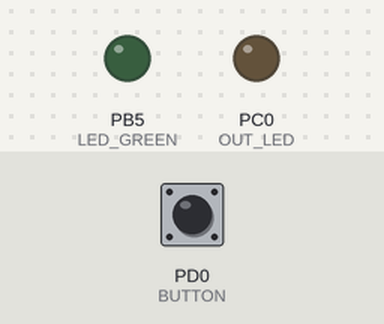
Recording of a program running on a simulated ATmega328P, built with avr-gcc and emulated at 16 MHz. Shown: output pins drawn as LEDs (lit = HIGH). The inputs (shaded band) are chosen by the test bench; at power-on: PD0 (BUTTON) HIGH.

Above: at 1.2 s.
1.3 s: PD0 (BUTTON) pulled LOW for 0.15 s
At 1.4 s:
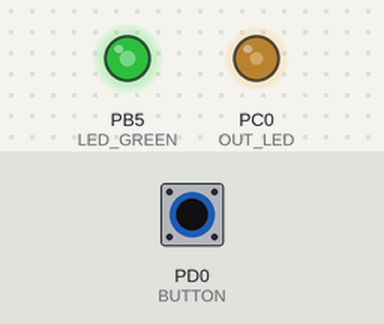
3.0 s: PD0 (BUTTON) pulled LOW for 1 s
At 3.8 s:
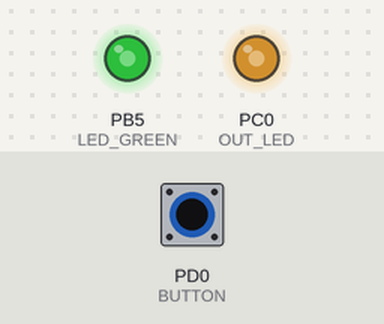
5.5 s: PD0 (BUTTON) pulled LOW for 3.2 s
At 9.6 s:
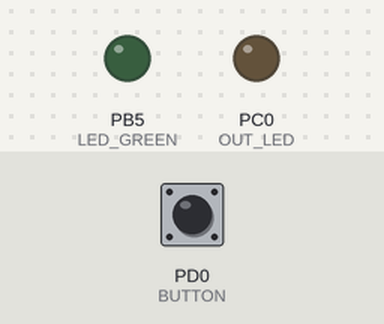
Timing chart, 0 to 11.1 s (numbered marks = the images above; inputs shaded):
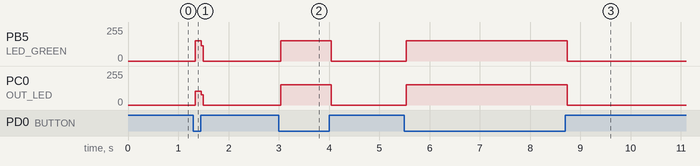

Measured:
- after the input at 1.3 s, PB5 (LED_GREEN): 0/255 → 153/255 at once, → 0/255 0.12 s later; PC0 (OUT_LED): 0/255 → 102/255 at once, → 0/255 0.12 s later
- after the input at 3.0 s, PB5 (LED_GREEN), PC0 (OUT_LED): 0/255 → 153/255 at once, → 0/255 1.0 s later
- after the input at 5.5 s, PB5 (LED_GREEN), PC0 (OUT_LED): 0/255 → 153/255 at once, → 0/255 3.2 s later

The program:

main.c
```c
// (licence header left out)
/* Defines -----------------------------------------------------------*/
#define LED_GREEN   PB5     // AVR pin where green LED is connected
#define BLINK_DELAY 500
#define OUT_LED     PC0     // external led
#define BUTTON		PD0     // external button
#ifndef F_CPU
# define F_CPU 16000000     // CPU frequency in Hz required for delay
#endif

/* Includes ----------------------------------------------------------*/
#include <util/delay.h>     // Functions for busy-wait delay loops
#include <avr/io.h>         // AVR device-specific IO definitions
#include <avr/sfr_defs.h>
/* Functions ---------------------------------------------------------*/
/**********************************************************************
 * Function: Main function where the program execution begins
 * Purpose:  Toggle two LEDs when a push button is pressed.
 * Returns:  none
 **********************************************************************/
int main(void)
{
    // Green LED at port B
    // Set pin as output in Data Direction Register...
    DDRB = DDRB | (1<<LED_GREEN); // this operations will be always one
    // ...and turn LED off in Data Register - active high, set low
    PORTB = PORTB & ~(1<<LED_GREEN); // this operations will be always zero

    // Configure the second LED at port C
    DDRC = DDRC | (1<<OUT_LED); //setting port C as output // this operations will be always one

	PORTC = PORTC & ~(1<<OUT_LED); //turning LED on // this operations will be always zero

    // Configure Push button at port D and enable internal pull-up resistor

	DDRD = DDRD & ~(1<<BUTTON);   //setting port D as input // this operation is always zero
	PORTD = PORTD | (1<<BUTTON); //internal pull-up resistor is enabled // this operation is always one

    // Infinite loop
    while (1)
    {
		// Invert LED in Data Register
		// PORTB = PORTB xor 0010 0000
		if(bit_is_clear(PIND, BUTTON)) //if button is pushed, this if condition is not skipped
		{
			PORTB = PORTB ^ (1<<LED_GREEN); // this operation will always inverse value of PORTB
			PORTC = PORTC ^ (1<<OUT_LED);  // this operation will always inverse value of PORTC

		}

    }

    // Will never reach this
    return 0;
}
```
